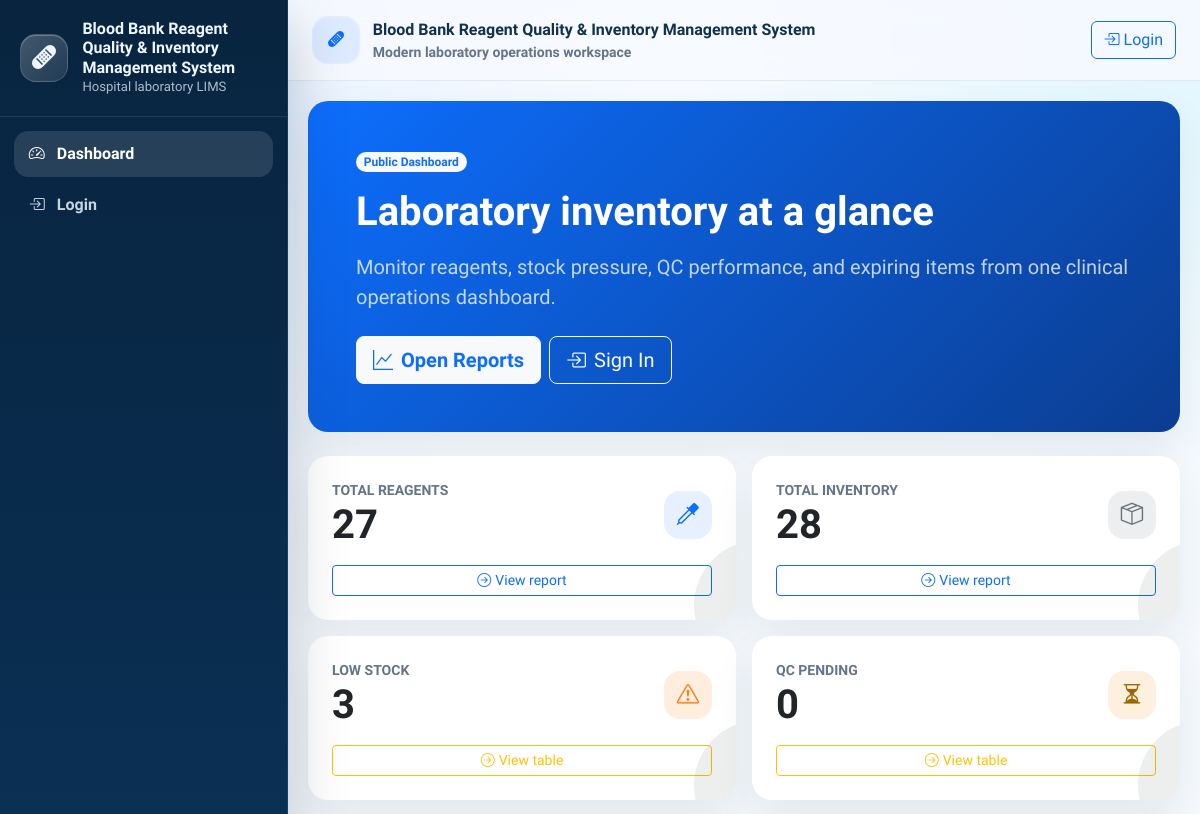
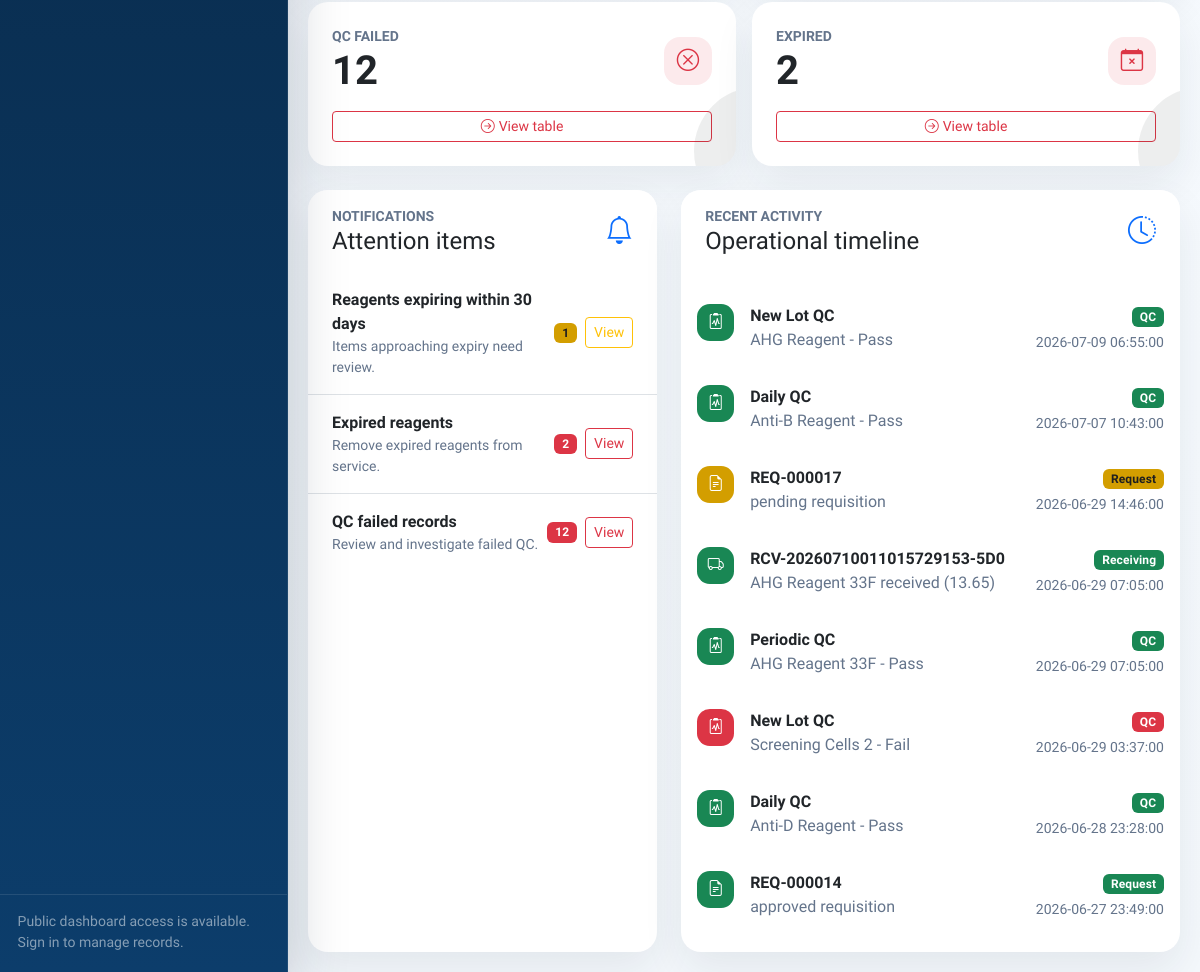
/dashboard, run on the app's committed database (2 pictures, top to bottom).
### tables this page shows
CREATE TABLE Reagent_Receiving (
    receiving_id INTEGER PRIMARY KEY AUTOINCREMENT,
    receiving_number TEXT NOT NULL UNIQUE,
    request_detail_id INTEGER,
    supplier_id INTEGER NOT NULL,
    received_by_user_id INTEGER NOT NULL,
    inventory_id INTEGER,
    reagent_id INTEGER NOT NULL,
    received_date TEXT NOT NULL DEFAULT CURRENT_TIMESTAMP,
    lot_number TEXT NOT NULL,
    expiry_date TEXT,
    quantity_received REAL NOT NULL,
    unit_cost REAL,
    invoice_number TEXT,
    remarks TEXT,
    created_at TEXT NOT NULL DEFAULT CURRENT_TIMESTAMP,
    updated_at TEXT,
    FOREIGN KEY (request_detail_id) REFERENCES Reagent_Request_Detail(request_detail_id)
        ON UPDATE CASCADE
        ON DELETE SET NULL,
    FOREIGN KEY (supplier_id) REFERENCES Supplier(supplier_id)
        ON UPDATE CASCADE
        ON DELETE RESTRICT,
    FOREIGN KEY (received_by_user_id) REFERENCES User(user_id)
        ON UPDATE CASCADE
        ON DELETE RESTRICT,
    FOREIGN KEY (inventory_id) REFERENCES Inventory(inventory_id)
        ON UPDATE CASCADE
        ON DELETE SET NULL,
    FOREIGN KEY (reagent_id) REFERENCES Reagent(reagent_id)
        ON UPDATE CASCADE
        ON DELETE RESTRICT
);

### controller.py (the view)
    @app.route("/dashboard")
    def dashboard():
        return view.render_dashboard(
            summary=model.get_dashboard_summary(),
            alerts=model.get_dashboard_alerts(),
            activity_feed=model.get_dashboard_activity_feed(),
        )

### model.py (called while the page is built)
def get_db_connection():
    connection = sqlite3.connect(DATABASE_PATH)
    connection.row_factory = sqlite3.Row
    return connection

### view.py (called while the page is built)
def render_dashboard(**context):
    return render_template("dashboard.html", **context)

### templates/dashboard.html (shortened to what this page needs)
{% extends "base.html" %}
{% block content %}
{% import "_macros.html" as ui %}
<div class="page-shell">
  <div class="row g-4 align-items-stretch mb-4">
    <div class="col-12">
      <div class="card border-0 h-100" style="background: linear-gradient(135deg, #0d6efd 0%, #0b3d91 100%); color: #fff;">
        <div class="card-body p-4 p-lg-5">
          <div class="d-flex flex-column flex-md-row justify-content-between gap-4">
            <div class="flex-grow-1">
              <div class="badge rounded-pill text-bg-light text-primary fw-semibold mb-3">Public Dashboard</div>
              <h1 class="display-6 fw-bold mb-3">Laboratory inventory at a glance</h1>
              <p class="lead mb-4 opacity-75">
                Monitor reagents, stock pressure, QC performance, and expiring items from one clinical operations dashboard.
              </p>
              <div class="d-flex flex-wrap gap-2">
                <a class="btn btn-light btn-lg text-primary fw-semibold" href="{{ url_for('reports') }}">
                  <i class="bi bi-graph-up me-2"></i>Open Reports
                </a>
                {% if not g.user %}
                  <a class="btn btn-outline-light btn-lg" href="{{ url_for('login') }}">
                    <i class="bi bi-box-arrow-in-right me-2"></i>Sign In
                  </a>
                {% endif %}
              </div>
            </div>
          </div>
        </div>
      </div>
    </div>
  </div>
  <div class="row g-3 mb-4">
    <div class="col-12 col-md-6 col-xxl-2">
      <div class="card stat-card border-0 h-100">
        <div class="card-body p-4">
          <div class="d-flex align-items-center justify-content-between">
            <div>
              <div class="text-uppercase small fw-semibold text-muted">Total Reagents</div>
              <div class="display-6 fw-bold">{{ summary.total_reagents }}</div>
            </div>
            <div class="stat-icon bg-soft-primary"><i class="bi bi-eyedropper"></i></div>
          </div>
          <div class="mt-3">
            <a class="btn btn-sm btn-outline-primary w-100" href="{{ url_for('reports') }}#inventory-report">
              <i class="bi bi-arrow-right-circle me-1"></i>View report
            </a>
          </div>
        </div>
      </div>
    </div>
    <div class="col-12 col-md-6 col-xxl-2">
      <div class="card stat-card border-0 h-100">
        <div class="card-body p-4">
          <div class="d-flex align-items-center justify-content-between">
            <div>
              <div class="text-uppercase small fw-semibold text-muted">Total Inventory</div>
              <div class="display-6 fw-bold">{{ summary.total_inventory_items }}</div>
            </div>
            <div class="stat-icon bg-soft-neutral"><i class="bi bi-box-seam"></i></div>
          </div>
          <div class="mt-3">
            <a class="btn btn-sm btn-outline-primary w-100" href="{{ url_for('reports') }}#inventory-report">
              <i class="bi bi-arrow-right-circle me-1"></i>View report
            </a>
          </div>
        </div>
      </div>
    </div>
    <div class="col-12 col-md-6 col-xxl-2">
      <div class="card stat-card border-0 h-100">
        <div class="card-body p-4">
          <div class="d-flex align-items-center justify-content-between">
            <div>
              <div class="text-uppercase small fw-semibold text-muted">Low Stock</div>
              <div class="display-6 fw-bold">{{ summary.low_stock_count }}</div>
            </div>
            <div class="stat-icon bg-soft-low"><i class="bi bi-exclamation-triangle"></i></div>
          </div>
          <div class="mt-3">
            <a class="btn btn-sm btn-outline-warning w-100" href="{{ url_for('reports') }}#low-stock-report">
              <i class="bi bi-arrow-right-circle me-1"></i>View table
            </a>
          </div>
        </div>
      </div>
    </div>
    <div class="col-12 col-md-6 col-xxl-2">
      <div class="card stat-card border-0 h-100">
        <div class="card-body p-4">
          <div class="d-flex align-items-center justify-content-between">
            <div>
              <div class="text-uppercase small fw-semibold text-muted">QC Pending</div>
              <div class="display-6 fw-bold">{{ summary.qc_pending_count }}</div>
            </div>
            <div class="stat-icon bg-soft-warning"><i class="bi bi-hourglass-split"></i></div>
          </div>
          <div class="mt-3">
            <a class="btn btn-sm btn-outline-warning w-100" href="{{ url_for('reports') }}#pending-qc-report">
              <i class="bi bi-arrow-right-circle me-1"></i>View table
            </a>
          </div>
        </div>
      </div>
    </div>
    <div class="col-12 col-md-6 col-xxl-2">
      <div class="card stat-card border-0 h-100">
        <div class="card-body p-4">
          <div class="d-flex align-items-center justify-content-between">
            <div>
              <div class="text-uppercase small fw-semibold text-muted">QC Failed</div>
              <div class="display-6 fw-bold">{{ summary.qc_failed_count }}</div>
            </div>
            <div class="stat-icon bg-soft-danger"><i class="bi bi-x-circle"></i></div>
          </div>
          <div class="mt-3">
            <a class="btn btn-sm btn-outline-danger w-100" href="{{ url_for('reports') }}#failed-qc-report">
              <i class="bi bi-arrow-right-circle me-1"></i>View table
            </a>
          </div>
        </div>
      </div>
    </div>
    <div class="col-12 col-md-6 col-xxl-2">
      <div class="card stat-card border-0 h-100">
        <div class="card-body p-4">
          <div class="d-flex align-items-center justify-content-between">
            <div>
              <div class="text-uppercase small fw-semibold text-muted">Expired</div>
              <div class="display-6 fw-bold">{{ summary.expired_reagent_count }}</div>
            </div>
            <div class="stat-icon bg-soft-danger"><i class="bi bi-calendar-x"></i></div>
          </div>
          <div class="mt-3">
            <a class="btn btn-sm btn-outline-danger w-100" href="{{ url_for('reports') }}#expired-reagent-report">
              <i class="bi bi-arrow-right-circle me-1"></i>View table
            </a>
          </div>
        </div>
      </div>
    </div>
  </div>
  <div class="row g-4">
    <div class="col-12 col-xl-5">
      <div class="card border-0 h-100">
        <div class="card-header border-0 bg-white py-3 px-4">
          <div class="d-flex align-items-center justify-content-between">
            <div>
              <div class="small text-uppercase text-muted fw-semibold">Notifications</div>
              <h2 class="h4 mb-0">Attention items</h2>
            </div>
            <i class="bi bi-bell text-primary fs-3"></i>
          </div>
        </div>
        <div class="card-body p-0">
          <div class="list-group list-group-flush">
            <div class="list-group-item py-3 px-4 d-flex justify-content-between align-items-center">
              <div>
                <div class="fw-semibold">Reagents expiring within 30 days</div>
                <div class="small text-muted">Items approaching expiry need review.</div>
              </div>
              <div class="d-flex align-items-center gap-2">
                <span class="badge status-badge status-warning">{{ alerts.expiring_soon_reagents|length }}</span>
                <a class="btn btn-sm btn-outline-warning" href="{{ url_for('reports') }}#expiring-soon-report">
                  View
                </a>
              </div>
            </div>
            <div class="list-group-item py-3 px-4 d-flex justify-content-between align-items-center">
              <div>
                <div class="fw-semibold">Expired reagents</div>
                <div class="small text-muted">Remove expired reagents from service.</div>
              </div>
              <div class="d-flex align-items-center gap-2">
                <span class="badge status-badge status-danger">{{ alerts.expired_reagents|length }}</span>
                <a class="btn btn-sm btn-outline-danger" href="{{ url_for('reports') }}#expired-reagent-report">
                  View
                </a>
              </div>
            </div>
            <div class="list-group-item py-3 px-4 d-flex justify-content-between align-items-center">
              <div>
                <div class="fw-semibold">QC failed records</div>
                <div class="small text-muted">Review and investigate failed QC.</div>
              </div>
              <div class="d-flex align-items-center gap-2">
                <span class="badge status-badge status-danger">{{ alerts.qc_failed_records|length }}</span>
                <a class="btn btn-sm btn-outline-danger" href="{{ url_for('reports') }}#failed-qc-report">
                  View
                </a>
              </div>
            </div>
          </div>
        </div>
      </div>
    </div>
    <div class="col-12 col-xl-7">
      <div class="card border-0 h-100">
        <div class="card-header border-0 bg-white py-3 px-4">
          <div class="d-flex align-items-center justify-content-between">
            <div>
              <div class="small text-uppercase text-muted fw-semibold">Recent activity</div>
              <h2 class="h4 mb-0">Operational timeline</h2>
            </div>
            <i class="bi bi-clock-history text-primary fs-3"></i>
          </div>
        </div>
        <div class="card-body">
          <div class="list-group list-group-flush">
            {% for item in activity_feed %}
              <div class="list-group-item px-0 py-3 border-0">
                <div class="d-flex align-items-start gap-3">
                  <div class="activity-dot status-{{ item.tone }}">
                    <i class="bi {{ activity_icon(item.activity_type) }} text-white"></i>
                  </div>
                  <div class="flex-grow-1">
                    <div class="d-flex flex-column flex-md-row justify-content-between gap-2">
                      <div>
                        <div class="fw-semibold">{{ item.headline }}</div>
                        <div class="text-muted">{{ item.detail }}</div>
                      </div>
                      <div class="text-md-end">
                        <span class="badge status-badge status-{{ item.tone }}">{{ item.activity_type }}</span>
                        <div class="small text-muted mt-1">{{ item.occurred_at }}</div>
                      </div>
                    </div>
                  </div>
                </div>
              </div>
            {% else %}
              <div class="text-center text-muted py-4">No recent activity recorded.</div>
            {% endfor %}
          </div>
        </div>
      </div>
    </div>
  </div>
</div>
{% endblock %}

### static/css/app.css (style rules this page uses)
:root { --app-sidebar-width: 18rem; --app-bg: #f4f8fc; --app-surface: rgba(255, 255, 255, 0.92); --app-border: rgba(148, 163, 184, 0.18); --app-primary: #0d6efd; --app-primary-deep: #0b4fb3; --app-muted: #64748b; --app-success: #198754; --app-warning: #f0ad4e; --app-danger: #dc3545; --app-low: #fd7e14; --app-neutral: #6c757d; }
html, body { min-height: 100%; }
body { background: radial-gradient(circle at top left, rgba(13, 110, 253, 0.10), transparent 30%), radial-gradient(circle at top right, rgba(13, 202, 240, 0.10), transparent 24%), linear-gradient(180deg, #f7fbff 0%, var(--app-bg) 100%); color: #18324b; font-family: "Source Sans 3", "Segoe UI", "Helvetica Neue", sans-serif; }
.app-shell { min-height: 100vh; }
.page-shell { background: transparent; }
.card, .table, .modal-content, .offcanvas { border-color: var(--app-border); }
.card { box-shadow: 0 18px 40px rgba(20, 32, 52, 0.08); border-radius: 1.25rem; overflow: hidden; }
.card-header { background: rgba(255, 255, 255, 0.75); }
.stat-card { position: relative; overflow: hidden; border-radius: 1.25rem; }
.stat-card::after { content: ""; position: absolute; inset: auto -20% -30% auto; width: 8rem; height: 8rem; border-radius: 999px; background: currentColor; opacity: 0.08; }
.stat-icon { width: 3rem; height: 3rem; border-radius: 1rem; display: inline-flex; align-items: center; justify-content: center; font-size: 1.4rem; }
.bg-soft-primary { background: rgba(13, 110, 253, 0.10); color: var(--app-primary); }
.bg-soft-warning { background: rgba(240, 173, 78, 0.18); color: #9a6700; }
.bg-soft-danger { background: rgba(220, 53, 69, 0.10); color: var(--app-danger); }
.bg-soft-low { background: rgba(253, 126, 20, 0.14); color: var(--app-low); }
.bg-soft-neutral { background: rgba(108, 117, 125, 0.12); color: var(--app-neutral); }
.status-badge { color: #fff; font-weight: 700; letter-spacing: 0.01em; }
.status-success { background: var(--app-success); }
.status-warning { background: #d39e00; color: #1f1f1f; }
.status-danger { background: var(--app-danger); }
.breadcrumb, .text-muted { color: var(--app-muted) !important; }
.activity-dot { width: 2.3rem; height: 2.3rem; border-radius: 0.8rem; display: grid; place-items: center; }

### data on the page
Reagent_Receiving: headline "RCV-20260710011015729153-5D0", detail "AHG Reagent 33F received (13.65)", activity_type "Receiving", occurred_at "2026-06-29 07:05:00"

### other printed values
{{ summary.total_reagents }} "27"
{{ summary.total_inventory_items }} "28"
{{ summary.low_stock_count }} "3"
{{ summary.qc_pending_count }} "0"
{{ summary.qc_failed_count }} "12"
{{ summary.expired_reagent_count }} "2"
{{ alerts.expiring_soon_reagents|length }} "1"
{{ alerts.expired_reagents|length }} "2"
{{ alerts.qc_failed_records|length }} "12"
{{ item.headline }} "New Lot QC" "Daily QC" "REQ-000017" "Periodic QC" "New Lot QC" "Daily QC" "REQ-000014"
{{ item.detail }} "AHG Reagent - Pass" "Anti-B Reagent - Pass" "pending requisition" "AHG Reagent 33F - Pass" "Screening Cells 2 - Fail" "Anti-D Reagent - Pass" "approved requisition"
{{ item.activity_type }} "QC" "QC" "Request" "QC" "QC" "QC" "Request"
{{ item.occurred_at }} "2026-07-09 06:55:00" "2026-07-07 10:43:00" "2026-06-29 14:46:00" "2026-06-29 07:05:00" "2026-06-29 03:37:00" "2026-06-28 23:28:00" "2026-06-27 23:49:00"
